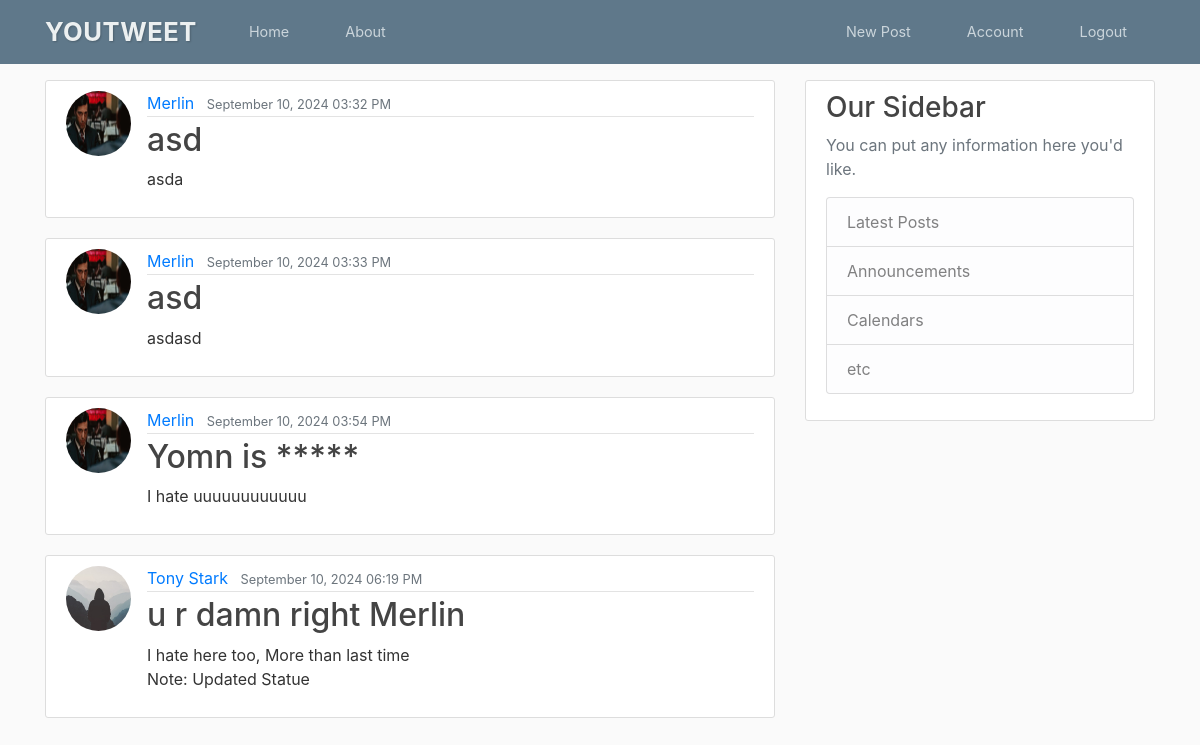
The app's page /home (signed in) with its own data.
### youtweet/models.py (models this page shows, shortened)
class Post(db.Model):
    id = db.Column(db.Integer, primary_key=True)
    title = db.Column(db.String(100), nullable=False)
    date_posted = db.Column(db.DateTime, nullable=False, default=datetime.utcnow)
    content = db.Column(db.Text, nullable=False)
    user_id = db.Column(db.Integer, db.ForeignKey('user.id'), nullable=False)

class User(db.Model, UserMixin):
    id = db.Column(db.Integer, primary_key=True)
    username = db.Column(db.String(20), unique=True, nullable=False)
    email = db.Column(db.String(120), unique=True, nullable=False)
    image_file = db.Column(db.String(20), nullable=False, default='default.jpg')
    password = db.Column(db.String(60), nullable=False)
    posts = db.relationship('Post', backref='author', lazy=True)

### youtweet/routes.py (the view)
@app.route('/', methods=['GET', 'POST'])
@app.route('/home',  methods=['GET', 'POST'])
def home():
    posts = Post.query.all()
    return render_template('home.html', posts=posts)

### youtweet/models.py (called while the page is built)
@login_manager.user_loader
def load_user(user_id):
    return User.query.get(int(user_id))

### youtweet/templates/home.html
{% extends "layout.html" %}
{% block content %}
    {% for post in posts %}
        <article class="media content-section">
          <img class="rounded-circle article-img" src="{{ url_for('static', filename='profile_pics/' + post.author.image_file) }}">
          <div class="media-body">
            <div class="article-metadata">
              <a class="mr-2" href="#">{{ post.author.username }}</a>
              <small class="text-muted">{{ post.date_posted.strftime('%B %d, %Y %I:%M %p') }}</small>
            </div>
            <h2><a class="article-title" href="{{ url_for('post', post_id=post.id) }}">{{ post.title }}</a></h2>
            <p class="article-content">{{ post.content }}</p>
          </div>
        </article>
    {% endfor %}
{% endblock content %}

### youtweet/static/main.css (style rules this page uses)
body { background: #fafafa; color: #333333; margin-top: 5rem; }
h1, h2, h3, h4, h5, h6 { color: #444444; }
.content-section { background: #ffffff; padding: 10px 20px; border: 1px solid #dddddd; border-radius: 3px; margin-bottom: 20px; }
.article-title { color: #444444; }
.article-content { white-space: pre-line; }
.article-img { height: 65px; width: 65px; margin-right: 16px; }
.article-metadata { padding-bottom: 1px; margin-bottom: 4px; border-bottom: 1px solid #e3e3e3 }

### records on screen
Post: image_file (picture), author.username "Merlin", date_posted "September 10, 2024 03:32 PM", title "asd", content "asda"
Post: image_file (picture), author.username "Merlin", date_posted "September 10, 2024 03:33 PM", title "asd", content "asdasd"
Post: image_file (picture), author.username "Merlin", date_posted "September 10, 2024 03:54 PM", title "Yomn is *****", content "I hate uuuuuuuuuuuu"
Post: image_file (placeholder picture), author.username "Tony Stark", date_posted "September 10, 2024 06:19 PM", title "u r damn right Merlin", content "I hate here too, More than last time Note: Updated Statue"
